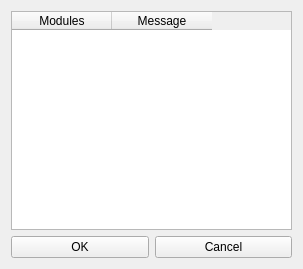
<ui version="4.0" >
 <class>CheckModules</class>
 <widget class="QWidget" name="CheckModules" >
  <property name="geometry" >
   <rect>
    <x>0</x>
    <y>0</y>
    <width>303</width>
    <height>269</height>
   </rect>
  </property>
  <property name="windowTitle" >
   <string>Select modules</string>
  </property>
  <layout class="QGridLayout" >
   <item row="0" column="0" >
    <layout class="QVBoxLayout" >
     <item>
      <widget class="QTableWidget" name="table" >
       <property name="cornerButtonEnabled" >
        <bool>true</bool>
       </property>
       <property name="rowCount" >
        <number>0</number>
       </property>
       <property name="columnCount" >
        <number>2</number>
       </property>
       <column>
        <property name="text" >
         <string>Modules</string>
        </property>
       </column>
       <column>
        <property name="text" >
         <string>Message</string>
        </property>
       </column>
      </widget>
     </item>
     <item>
      <layout class="QHBoxLayout" >
       <item>
        <widget class="QPushButton" name="buttonOk" >
         <property name="text" >
          <string>OK</string>
         </property>
        </widget>
       </item>
       <item>
        <widget class="QPushButton" name="cancelButton" >
         <property name="text" >
          <string>Cancel</string>
         </property>
        </widget>
       </item>
      </layout>
     </item>
    </layout>
   </item>
  </layout>
 </widget>
 <resources/>
 <connections/>
</ui>
